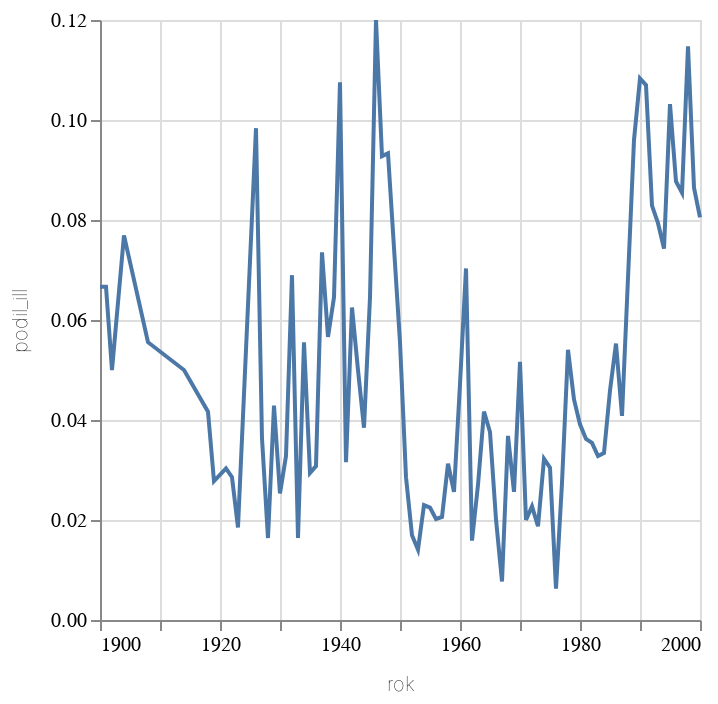

Notebook code for this chart:
### Code cell
alt.Chart(alt_friendly(df_koncici.filter(pl.col("rok").is_between(1900,2000))), width=300).mark_line().encode(alt.X("rok:T"), alt.Y("podil_ill:Q"))

### Figure 1 — Vega-Lite specification as saved in the notebook (floating-point values rounded to 4 significant figures)
{"config": {"title": {"font": "Noticia Text", "fontSize": 14, "anchor": "start", "fontWeight": "bolder", "subtitleFont": "Noticia Text", "subtitleFontSize": 12, "subtitleFontWeight": "lighter", "subtitlePadding": 12, "dy": -12}, "axis": {"labelFont": "Asap", "titleFont": "Asap", "fontWeight": "lighter", "titleFontWeight": "lighter", "labelFontSize": 10, "titleFontSize": 10, "labelPadding": 2, "titlePadding": 10}, "legend": {"labelFont": "Asap", "labelFontWeight": "normal", "titleFont": "Asap", "titleFontWeight": "normal", "labelFontSize": 10, "titleFontSize": 10}}, "data": {"name": "data-c16acf19951ce01226c0033c0b26ad48"}, "mark": {"type": "line"}, "encoding": {"x": {"field": "rok", "type": "temporal"}, "y": {"field": "podil_ill", "type": "quantitative"}}, "width": 300, "$schema": "https://vega.github.io/schema/vega-lite/v5.8.0.json", "datasets": {"data-c16acf19951ce01226c0033c0b26ad48": [{"rok": "1900-01-01T00:00:00", "skoncilo": 10, "celkem": 148, "podil": 0.06757, "podil_ill": 0.06667, "podil_trl": 0.06173, "podil_aut": 0.125}, {"rok": "1901-01-01T00:00:00", "skoncilo": 9, "celkem": 131, "podil": 0.0687, "podil_ill": 0.06667, "podil_trl": 0.04688, "podil_aut": 0.05}, {"rok": "1902-01-01T00:00:00", "skoncilo": 10, "celkem": 159, "podil": 0.06289, "podil_ill": 0.05, "podil_trl": 0.08955, "podil_aut": 0.05405}, {"rok": "1904-01-01T00:00:00", "skoncilo": 11, "celkem": 141, "podil": 0.07801, "podil_ill": 0.07692, "podil_trl": 0.1129, "podil_aut": 0.06452}, {"rok": "1908-01-01T00:00:00", "skoncilo": 10, "celkem": 161, "podil": 0.06211, "podil_ill": 0.05556, "podil_trl": 0.04478, "podil_aut": 0.08824}, {"rok": "1914-01-01T00:00:00", "skoncilo": 15, "celkem": 147, "podil": 0.102, "podil_ill": 0.05, "podil_trl": 0.1579, "podil_aut": 0.05882}, {"rok": "1918-01-01T00:00:00", "skoncilo": 11, "celkem": 145, "podil": 0.07586, "podil_ill": 0.04167, "podil_trl": 0.05172, "podil_aut": 0.08571}, {"rok": "1919-01-01T00:00:00", "skoncilo": 13, "celkem": 252, "podil": 0.05159, "podil_ill": 0.02778, "podil_trl": 0.0396, "podil_aut": 0.06849}, {"rok": "1921-01-01T00:00:00", "skoncilo": 27, "celkem": 304, "podil": 0.08882, "podil_ill": 0.0303, "podil_trl": 0.1079, "podil_aut": 0.09231}, {"rok": "1922-01-01T00:00:00", "skoncilo": 21, "celkem": 291, "podil": 0.07216, "podil_ill": 0.02857, "podil_trl": 0.03361, "podil_aut": 0.1412}, {"rok": "1923-01-01T00:00:00", "skoncilo": 27, "celkem": 335, "podil": 0.0806, "podil_ill": 0.01852, "podil_trl": 0.07692, "podil_aut": 0.09195}, {"rok": "1926-01-01T00:00:00", "skoncilo": 49, "celkem": 428, "podil": 0.1145, "podil_ill": 0.09836, "podil_trl": 0.1323, "podil_aut": 0.075}, {"rok": "1927-01-01T00:00:00", "skoncilo": 38, "celkem": 374, "podil": 0.1016, "podil_ill": 0.03636, "podil_trl": 0.1148, "podil_aut": 0.03571}, {"rok": "1928-01-01T00:00:00", "skoncilo": 40, "celkem": 396, "podil": 0.101, "podil_ill": 0.01639, "podil_trl": 0.09659, "podil_aut": 0.1525}, {"rok": "1929-01-01T00:00:00", "skoncilo": 48, "celkem": 428, "podil": 0.1121, "podil_ill": 0.04286, "podil_trl": 0.1, "podil_aut": 0.1714}, {"rok": "1930-01-01T00:00:00", "skoncilo": 32, "celkem": 450, "podil": 0.07111, "podil_ill": 0.02532, "podil_trl": 0.06436, "podil_aut": 0.1071}, {"rok": "1931-01-01T00:00:00", "skoncilo": 31, "celkem": 432, "podil": 0.07176, "podil_ill": 0.03279, "podil_trl": 0.05699, "podil_aut": 0.08911}, {"rok": "1932-01-01T00:00:00", "skoncilo": 38, "celkem": 400, "podil": 0.095, "podil_ill": 0.06897, "podil_trl": 0.1185, "podil_aut": 0.064}, {"rok": "1933-01-01T00:00:00", "skoncilo": 35, "celkem": 356, "podil": 0.09831, "podil_ill": 0.01639, "podil_trl": 0.07692, "podil_aut": 0.1731}, {"rok": "1934-01-01T00:00:00", "skoncilo": 30, "celkem": 432, "podil": 0.06944, "podil_ill": 0.05556, "podil_trl": 0.06612, "podil_aut": 0.06202}, {"rok": "1935-01-01T00:00:00", "skoncilo": 52, "celkem": 465, "podil": 0.1118, "podil_ill": 0.02941, "podil_trl": 0.08955, "podil_aut": 0.08861}, {"rok": "1936-01-01T00:00:00", "skoncilo": 46, "celkem": 489, "podil": 0.09407, "podil_ill": 0.03077, "podil_trl": 0.06475, "podil_aut": 0.113}, {"rok": "1937-01-01T00:00:00", "skoncilo": 58, "celkem": 477, "podil": 0.1216, "podil_ill": 0.07353, "podil_trl": 0.07031, "podil_aut": 0.1329}, {"rok": "1938-01-01T00:00:00", "skoncilo": 56, "celkem": 367, "podil": 0.1526, "podil_ill": 0.0566, "podil_trl": 0.19, "podil_aut": 0.161}, {"rok": "1939-01-01T00:00:00", "skoncilo": 51, "celkem": 337, "podil": 0.1513, "podil_ill": 0.06452, "podil_trl": 0.1154, "podil_aut": 0.16}, {"rok": "1940-01-01T00:00:00", "skoncilo": 50, "celkem": 419, "podil": 0.1193, "podil_ill": 0.1075, "podil_trl": 0.0989, "podil_aut": 0.1727}, {"rok": "1941-01-01T00:00:00", "skoncilo": 51, "celkem": 427, "podil": 0.1194, "podil_ill": 0.03158, "podil_trl": 0.08434, "podil_aut": 0.1552}, {"rok": "1942-01-01T00:00:00", "skoncilo": 32, "celkem": 283, "podil": 0.1131, "podil_ill": 0.0625, "podil_trl": 0.05172, "podil_aut": 0.1857}, {"rok": "1943-01-01T00:00:00", "skoncilo": 12, "celkem": 186, "podil": 0.06452, "podil_ill": 0.05, "podil_trl": 0.07692, "podil_aut": 0.0625}, {"rok": "1944-01-01T00:00:00", "skoncilo": 38, "celkem": 219, "podil": 0.1735, "podil_ill": 0.03846, "podil_trl": 0.1923, "podil_aut": 0.2208}, {"rok": "1945-01-01T00:00:00", "skoncilo": 19, "celkem": 261, "podil": 0.0728, "podil_ill": 0.06452, "podil_trl": 0.03571, "podil_aut": 0.1067}, {"rok": "1946-01-01T00:00:00", "skoncilo": 71, "celkem": 499, "podil": 0.1423, "podil_ill": 0.12, "podil_trl": 0.07921, "podil_aut": 0.1783}, {"rok": "1947-01-01T00:00:00", "skoncilo": 87, "celkem": 576, "podil": 0.151, "podil_ill": 0.09278, "podil_trl": 0.06803, "podil_aut": 0.1864}, {"rok": "1948-01-01T00:00:00", "skoncilo": 88, "celkem": 497, "podil": 0.1771, "podil_ill": 0.09333, "podil_trl": 0.129, "podil_aut": 0.25}, {"rok": "1950-01-01T00:00:00", "skoncilo": 22, "celkem": 369, "podil": 0.05962, "podil_ill": 0.05556, "podil_trl": 0.02655, "podil_aut": 0.1183}, {"rok": "1951-01-01T00:00:00", "skoncilo": 22, "celkem": 666, "podil": 0.03303, "podil_ill": 0.02857, "podil_trl": 0.02979, "podil_aut": 0.03743}, {"rok": "1952-01-01T00:00:00", "skoncilo": 27, "celkem": 612, "podil": 0.04412, "podil_ill": 0.01695, "podil_trl": 0.06373, "podil_aut": 0.02381}, {"rok": "1953-01-01T00:00:00", "skoncilo": 61, "celkem": 811, "podil": 0.07522, "podil_ill": 0.01408, "podil_trl": 0.07983, "podil_aut": 0.07818}, {"rok": "1954-01-01T00:00:00", "skoncilo": 65, "celkem": 843, "podil": 0.07711, "podil_ill": 0.02299, "podil_trl": 0.05155, "podil_aut": 0.1053}, {"rok": "1955-01-01T00:00:00", "skoncilo": 82, "celkem": 876, "podil": 0.09361, "podil_ill": 0.02247, "podil_trl": 0.1098, "podil_aut": 0.1161}, {"rok": "1956-01-01T00:00:00", "skoncilo": 64, "celkem": 912, "podil": 0.07018, "podil_ill": 0.0202, "podil_trl": 0.06145, "podil_aut": 0.1057}, {"rok": "1957-01-01T00:00:00", "skoncilo": 82, "celkem": 907, "podil": 0.09041, "podil_ill": 0.02062, "podil_trl": 0.03867, "podil_aut": 0.1269}, {"rok": "1958-01-01T00:00:00", "skoncilo": 64, "celkem": 1078, "podil": 0.05937, "podil_ill": 0.03125, "podil_trl": 0.03347, "podil_aut": 0.09091}, {"rok": "1959-01-01T00:00:00", "skoncilo": 73, "celkem": 1130, "podil": 0.0646, "podil_ill": 0.02564, "podil_trl": 0.05285, "podil_aut": 0.06931}, {"rok": "1960-01-01T00:00:00", "skoncilo": 72, "celkem": 1099, "podil": 0.06551, "podil_ill": 0.04717, "podil_trl": 0.06726, "podil_aut": 0.06404}, {"rok": "1961-01-01T00:00:00", "skoncilo": 117, "celkem": 1161, "podil": 0.1008, "podil_ill": 0.07031, "podil_trl": 0.06311, "podil_aut": 0.112}, {"rok": "1962-01-01T00:00:00", "skoncilo": 89, "celkem": 1063, "podil": 0.08373, "podil_ill": 0.01587, "podil_trl": 0.04787, "podil_aut": 0.1149}, {"rok": "1963-01-01T00:00:00", "skoncilo": 91, "celkem": 1186, "podil": 0.07673, "podil_ill": 0.02703, "podil_trl": 0.03902, "podil_aut": 0.076}, {"rok": "1964-01-01T00:00:00", "skoncilo": 93, "celkem": 1242, "podil": 0.07488, "podil_ill": 0.04167, "podil_trl": 0.03937, "podil_aut": 0.09524}, {"rok": "1965-01-01T00:00:00", "skoncilo": 84, "celkem": 1127, "podil": 0.07453, "podil_ill": 0.03759, "podil_trl": 0.04701, "podil_aut": 0.09}, {"rok": "1966-01-01T00:00:00", "skoncilo": 83, "celkem": 1270, "podil": 0.06535, "podil_ill": 0.02013, "podil_trl": 0.04364, "podil_aut": 0.08148}, {"rok": "1967-01-01T00:00:00", "skoncilo": 81, "celkem": 1228, "podil": 0.06596, "podil_ill": 0.007692, "podil_trl": 0.04382, "podil_aut": 0.07678}, {"rok": "1968-01-01T00:00:00", "skoncilo": 93, "celkem": 1171, "podil": 0.07942, "podil_ill": 0.03681, "podil_trl": 0.056, "podil_aut": 0.09485}, {"rok": "1969-01-01T00:00:00", "skoncilo": 101, "celkem": 1173, "podil": 0.0861, "podil_ill": 0.02564, "podil_trl": 0.03896, "podil_aut": 0.1182}, {"rok": "1970-01-01T00:00:00", "skoncilo": 122, "celkem": 1191, "podil": 0.1024, "podil_ill": 0.05161, "podil_trl": 0.04938, "podil_aut": 0.1481}, {"rok": "1971-01-01T00:00:00", "skoncilo": 114, "celkem": 1192, "podil": 0.09564, "podil_ill": 0.02, "podil_trl": 0.06615, "podil_aut": 0.1306}, {"rok": "1972-01-01T00:00:00", "skoncilo": 84, "celkem": 1262, "podil": 0.06656, "podil_ill": 0.02273, "podil_trl": 0.01266, "podil_aut": 0.1069}, {"rok": "1973-01-01T00:00:00", "skoncilo": 90, "celkem": 1224, "podil": 0.07353, "podil_ill": 0.01875, "podil_trl": 0.05118, "podil_aut": 0.09195}, {"rok": "1974-01-01T00:00:00", "skoncilo": 92, "celkem": 1331, "podil": 0.06912, "podil_ill": 0.03226, "podil_trl": 0.05376, "podil_aut": 0.0733}, {"rok": "1975-01-01T00:00:00", "skoncilo": 107, "celkem": 1342, "podil": 0.07973, "podil_ill": 0.03049, "podil_trl": 0.03806, "podil_aut": 0.1063}, {"rok": "1976-01-01T00:00:00", "skoncilo": 99, "celkem": 1318, "podil": 0.07511, "podil_ill": 0.006289, "podil_trl": 0.07143, "podil_aut": 0.07925}, {"rok": "1977-01-01T00:00:00", "skoncilo": 101, "celkem": 1415, "podil": 0.07138, "podil_ill": 0.02747, "podil_trl": 0.05137, "podil_aut": 0.08595}, {"rok": "1978-01-01T00:00:00", "skoncilo": 125, "celkem": 1447, "podil": 0.08639, "podil_ill": 0.05405, "podil_trl": 0.03716, "podil_aut": 0.1224}, {"rok": "1979-01-01T00:00:00", "skoncilo": 163, "celkem": 1595, "podil": 0.1022, "podil_ill": 0.04412, "podil_trl": 0.0427, "podil_aut": 0.1357}, {"rok": "1980-01-01T00:00:00", "skoncilo": 168, "celkem": 1587, "podil": 0.1059, "podil_ill": 0.03913, "podil_trl": 0.06641, "podil_aut": 0.1314}, {"rok": "1981-01-01T00:00:00", "skoncilo": 157, "celkem": 1604, "podil": 0.09788, "podil_ill": 0.0362, "podil_trl": 0.04797, "podil_aut": 0.1436}, {"rok": "1982-01-01T00:00:00", "skoncilo": 178, "celkem": 1665, "podil": 0.1069, "podil_ill": 0.03543, "podil_trl": 0.05844, "podil_aut": 0.1528}, {"rok": "1983-01-01T00:00:00", "skoncilo": 192, "celkem": 1879, "podil": 0.1022, "podil_ill": 0.03279, "podil_trl": 0.08671, "podil_aut": 0.1316}, {"rok": "1984-01-01T00:00:00", "skoncilo": 192, "celkem": 1891, "podil": 0.1015, "podil_ill": 0.03341, "podil_trl": 0.04777, "podil_aut": 0.1478}, {"rok": "1985-01-01T00:00:00", "skoncilo": 215, "celkem": 1885, "podil": 0.1141, "podil_ill": 0.04592, "podil_trl": 0.09006, "podil_aut": 0.145}, {"rok": "1986-01-01T00:00:00", "skoncilo": 264, "celkem": 1886, "podil": 0.14, "podil_ill": 0.05528, "podil_trl": 0.1072, "podil_aut": 0.2041}, {"rok": "1987-01-01T00:00:00", "skoncilo": 293, "celkem": 1843, "podil": 0.159, "podil_ill": 0.04082, "podil_trl": 0.09091, "podil_aut": 0.244}, {"rok": "1988-01-01T00:00:00", "skoncilo": 288, "celkem": 1846, "podil": 0.156, "podil_ill": 0.0684, "podil_trl": 0.1239, "podil_aut": 0.2225}, {"rok": "1989-01-01T00:00:00", "skoncilo": 367, "celkem": 1887, "podil": 0.1945, "podil_ill": 0.09602, "podil_trl": 0.1525, "podil_aut": 0.2827}, {"rok": "1990-01-01T00:00:00", "skoncilo": 370, "celkem": 1854, "podil": 0.1996, "podil_ill": 0.1083, "podil_trl": 0.139, "podil_aut": 0.3266}, {"rok": "1991-01-01T00:00:00", "skoncilo": 287, "celkem": 1871, "podil": 0.1534, "podil_ill": 0.107, "podil_trl": 0.1061, "podil_aut": 0.2127}, {"rok": "1992-01-01T00:00:00", "skoncilo": 220, "celkem": 2253, "podil": 0.09765, "podil_ill": 0.08289, "podil_trl": 0.06643, "podil_aut": 0.158}, {"rok": "1993-01-01T00:00:00", "skoncilo": 251, "celkem": 2491, "podil": 0.1008, "podil_ill": 0.07937, "podil_trl": 0.07208, "podil_aut": 0.1317}, {"rok": "1994-01-01T00:00:00", "skoncilo": 294, "celkem": 2739, "podil": 0.1073, "podil_ill": 0.07429, "podil_trl": 0.05702, "podil_aut": 0.1193}, {"rok": "1995-01-01T00:00:00", "skoncilo": 413, "celkem": 3029, "podil": 0.1363, "podil_ill": 0.1032, "podil_trl": 0.07271, "podil_aut": 0.1037}, {"rok": "1996-01-01T00:00:00", "skoncilo": 308, "celkem": 2781, "podil": 0.1108, "podil_ill": 0.08772, "podil_trl": 0.1141, "podil_aut": 0.1144}, {"rok": "1997-01-01T00:00:00", "skoncilo": 289, "celkem": 2707, "podil": 0.1068, "podil_ill": 0.08544, "podil_trl": 0.08687, "podil_aut": 0.1274}, {"rok": "1998-01-01T00:00:00", "skoncilo": 243, "celkem": 2571, "podil": 0.09452, "podil_ill": 0.1148, "podil_trl": 0.05876, "podil_aut": 0.1156}, {"rok": "1999-01-01T00:00:00", "skoncilo": 267, "celkem": 2509, "podil": 0.1064, "podil_ill": 0.08647, "podil_trl": 0.07872, "podil_aut": 0.118}, {"rok": "2000-01-01T00:00:00", "skoncilo": 239, "celkem": 2388, "podil": 0.1001, "podil_ill": 0.08051, "podil_trl": 0.08068, "podil_aut": 0.1141}]}}
